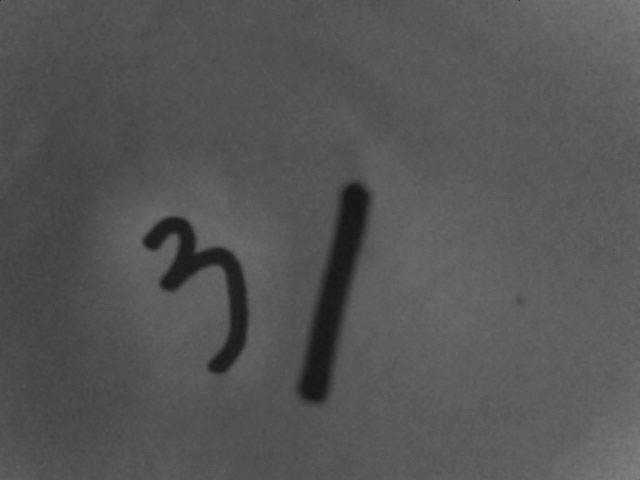
#> input picture CV/opencv_tutorial_naumdeveloper/opencv_tutorial_codec.wang/14-Contour-Features/handwriting.jpg, 640 x 480 px
$ python cv2_contours_features.py   (older library calls are emulated)
#> lines starting #> are read from the running program, lines starting #| are printed output that depends on the picture; after the words box and inside, x2 and y2 are one past the last pixel; in counts of white or black regions, pixels touching at a corner belong together; long printed decimals are rounded
import cv2
import numpy as np

# Загружаем изображение рукописной цифры
img = cv2.imread('handwriting.jpg', 0)
#> img is the input picture: shape (480, 640); min 20, max 131, mean 85.5
_, thresh = cv2.threshold(img, 0, 255, cv2.THRESH_BINARY_INV + cv2.THRESH_OTSU)
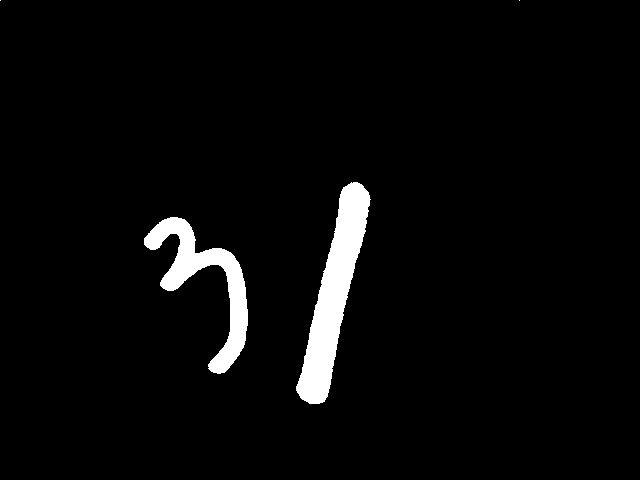
#> thresh: shape (480, 640); 3.6% white; 4 white regions (2 under 20 px)
image, contours, hierarchy = cv2.findContours(thresh, 3, 2)
#> contours = 4 contours, 2 with area under 20; largest, box (x1, y1, x2, y2) and area: (296, 182, 371, 404) 6290, (144, 217, 248, 374) 4386

# Создаем две карты цветов для рисования
img_color1 = cv2.cvtColor(image, cv2.COLOR_GRAY2BGR)
#> img_color1: shape (480, 640, 3); 3.6% white; 4 white regions (2 under 20 px), largest, box (x1, y1, x2, y2) and area: (296, 182, 371, 404) 6525, (144, 217, 248, 374) 4640
img_color2 = np.copy(img_color1)

# Возьмем контур цифры 3 в качестве примера
cnt = contours[0]
#> cnt = contour of 211 points, box (x1, y1, x2, y2) (144, 217, 248, 374), area 4386
cv2.drawContours(img_color1, [cnt], 0, (0, 0, 255), 2)

# 1.Контурная зона
area = cv2.contourArea(cnt)  # 4386.5
#> area = 4386.5
print(area)
#| 4386.5


# 2.Периметр контура
perimeter = cv2.arcLength(cnt, True)  # 585.7716
#> perimeter = 585.8
print(perimeter)
#| 585.772


# 3.Имиджевый момент
M = cv2.moments(cnt)
#> M = moments, m00 4386.5, centre m10/m00, m01/m00 = (205.4, 281.8)
print(M)
#> (printed output is left out)
print(M['m00'])  # То же, что и предыдущая область: 4386.5
#| 4386.5
cx, cy = M['m10'] / M['m00'], M['m01'] / M['m00']  # Центроид
#> cx = 205.4; cy = 281.8
print(cx, cy)
#| 205.423 281.805

# 4.Ограничивающий прямоугольник изображения и минимальный ограничивающий прямоугольник
x, y, w, h = cv2.boundingRect(cnt)  # описанный прямоугольник
#> x = 144; y = 217; w = 104; h = 157
cv2.rectangle(img_color1, (x, y), (x + w, y + h), (0, 255, 0), 2)

rect = cv2.minAreaRect(cnt)  # Минимальный описанный прямоугольник
#> rect = ((207.2, 287.8), (79.04, 162.6), -30.04)
box = np.int0(cv2.boxPoints(rect))  # Четыре угла прямоугольника закруглены
#> box = [[213, 377], [132, 237], [200, 197], [282, 338]]

# Вы также можете использовать astype(np.int) для округления
cv2.drawContours(img_color1, [box], 0, (255, 0, 0), 2)
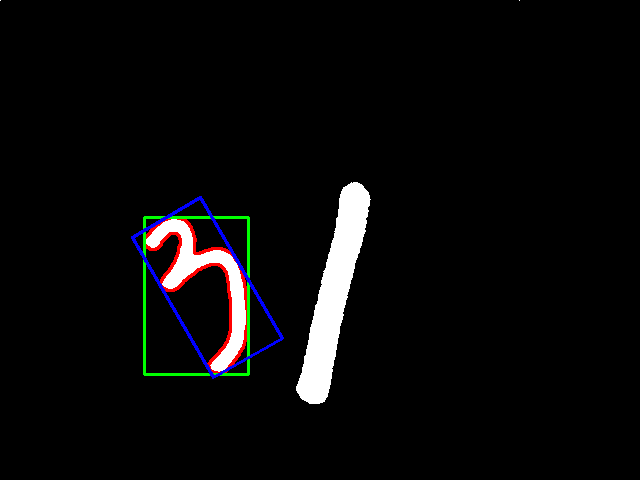
#> img_color1: shape (480, 640, 3); mean B, G, R 9.6, 9.5, 9.6

cv2.imshow('contours', img_color1)
cv2.waitKey(0)


# 5.Минимальная описанная окружность
(x, y), radius = cv2.minEnclosingCircle(cnt)
#> x = 194; y = 295.5; radius = 82.17
(x, y, radius) = np.int0((x, y, radius))
#> y = 295; radius = 82
# Или используйте это предложение для округления：(x, y, radius) = map(int, (x, y, radius))
cv2.circle(img_color2, (x, y), radius, (0, 0, 255), 2)


# 6.Подгонка эллипса
ellipse = cv2.fitEllipse(cnt)
#> ellipse = ((202.7, 292.8), (78.68, 148.9), 156.5)
cv2.ellipse(img_color2, ellipse, (0, 255, 0), 2)
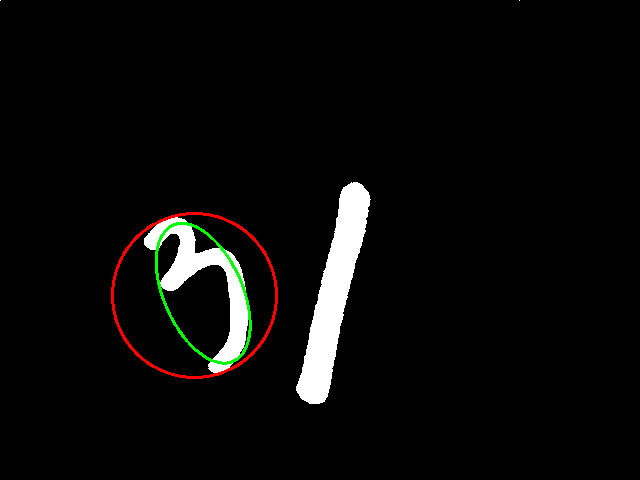
#> img_color2: shape (480, 640, 3); mean B, G, R 8.9, 9.8, 10.2

cv2.imshow('contours2', img_color2)
cv2.waitKey(0)


# 7.Соответствие формы
img = cv2.imread('shapes.jpg', 0)
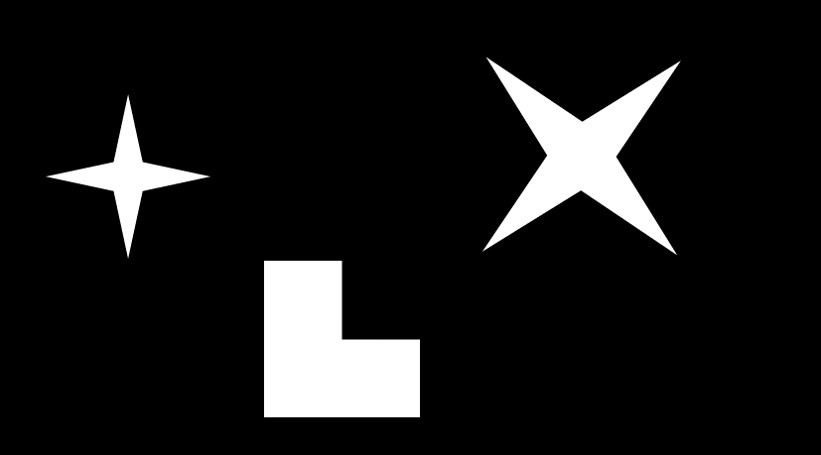
#> input picture CV/opencv_tutorial_naumdeveloper/opencv_tutorial_codec.wang/14-Contour-Features/shapes.jpg, 821 x 455 px
#> img is the input picture: shape (455, 821); min 0, max 255, mean 24.9
_, thresh = cv2.threshold(img, 0, 255, cv2.THRESH_BINARY + cv2.THRESH_OTSU)
#> thresh: shape (455, 821); 9.7% white; 3 white regions
image, contours, hierarchy = cv2.findContours(thresh, 3, 2)
#> contours = 3 contours; box (x1, y1, x2, y2) and area: (264, 261, 420, 417) 17876, (483, 58, 680, 254) 13039, (48, 96, 209, 257) 4514
img_color = cv2.cvtColor(image, cv2.COLOR_GRAY2BGR)
#> img_color: shape (455, 821, 3); 9.7% white; 3 white regions, box (x1, y1, x2, y2) and area: (264, 261, 420, 417) 18186, (483, 58, 680, 254) 13424, (48, 96, 209, 257) 4776

cnt_a, cnt_b, cnt_c = contours[0], contours[1], contours[2]
#> cnt_a = contour of 35 points, box (x1, y1, x2, y2) (264, 261, 420, 417), area 17876; cnt_b = contour of 228 points, box (x1, y1, x2, y2) (48, 96, 209, 257), area 4514; cnt_c = contour of 541 points, box (x1, y1, x2, y2) (483, 58, 680, 254), area 13039
print(cv2.matchShapes(cnt_b, cnt_b, 1, 0.0))  # 0.0
#| 0.0
print(cv2.matchShapes(cnt_b, cnt_c, 1, 0.0))  # 2.17e-05
#| 2.1769554760631138e-05
print(cv2.matchShapes(cnt_b, cnt_a, 1, 0.0))  # 0.418
#| 0.4182
